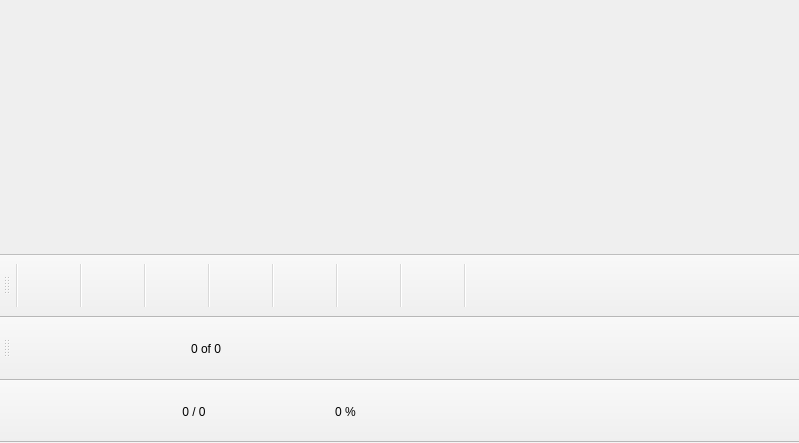
<?xml version="1.0" encoding="UTF-8"?>
<ui version="4.0">
 <class>MainWindow</class>
 <widget class="QMainWindow" name="MainWindow">
  <property name="geometry">
   <rect>
    <x>0</x>
    <y>0</y>
    <width>799</width>
    <height>443</height>
   </rect>
  </property>
  <property name="focusPolicy">
   <enum>Qt::ClickFocus</enum>
  </property>
  <property name="windowTitle">
   <string>FreOffice</string>
  </property>
  <widget class="QWidget" name="centralwidget"/>
  <widget class="QToolBar" name="viewToolBar">
   <property name="acceptDrops">
    <bool>true</bool>
   </property>
   <property name="windowTitle">
    <string>toolBar</string>
   </property>
   <property name="movable">
    <bool>false</bool>
   </property>
   <property name="iconSize">
    <size>
     <width>48</width>
     <height>48</height>
    </size>
   </property>
   <property name="toolButtonStyle">
    <enum>Qt::ToolButtonIconOnly</enum>
   </property>
   <property name="floatable">
    <bool>false</bool>
   </property>
   <attribute name="toolBarArea">
    <enum>BottomToolBarArea</enum>
   </attribute>
   <attribute name="toolBarBreak">
    <bool>false</bool>
   </attribute>
   <addaction name="actionEdit"/>
   <addaction name="actionSearch"/>
   <addaction name="actionPrevPage"/>
   <addaction name="actionPageNumber"/>
   <addaction name="actionNextPage"/>
   <addaction name="actionZoomOut"/>
   <addaction name="actionZoomLevel"/>
   <addaction name="actionZoomIn"/>
   <addaction name="actionSlidingMotion"/>
   <addaction name="actionFullScreen"/>
  </widget>
  <widget class="QToolBar" name="SearchToolBar">
   <property name="focusPolicy">
    <enum>Qt::ClickFocus</enum>
   </property>
   <property name="windowTitle">
    <string>toolBar</string>
   </property>
   <property name="movable">
    <bool>true</bool>
   </property>
   <property name="iconSize">
    <size>
     <width>48</width>
     <height>48</height>
    </size>
   </property>
   <property name="floatable">
    <bool>false</bool>
   </property>
   <attribute name="toolBarArea">
    <enum>BottomToolBarArea</enum>
   </attribute>
   <attribute name="toolBarBreak">
    <bool>true</bool>
   </attribute>
   <addaction name="actionSearch"/>
   <addaction name="actionSearchOption"/>
   <addaction name="actionPrevWord"/>
   <addaction name="actionSearchResult"/>
   <addaction name="actionNextWord"/>
   <addaction name="actionFullScreen"/>
  </widget>
  <widget class="QToolBar" name="EditToolBar">
   <property name="focusPolicy">
    <enum>Qt::ClickFocus</enum>
   </property>
   <property name="windowTitle">
    <string>toolBar</string>
   </property>
   <property name="movable">
    <bool>true</bool>
   </property>
   <property name="iconSize">
    <size>
     <width>48</width>
     <height>48</height>
    </size>
   </property>
   <property name="floatable">
    <bool>false</bool>
   </property>
   <attribute name="toolBarArea">
    <enum>BottomToolBarArea</enum>
   </attribute>
   <attribute name="toolBarBreak">
    <bool>true</bool>
   </attribute>
   <addaction name="separator"/>
   <addaction name="actionEdit"/>
   <addaction name="separator"/>
   <addaction name="actionCut"/>
   <addaction name="separator"/>
   <addaction name="actionCopy"/>
   <addaction name="separator"/>
   <addaction name="actionPaste"/>
   <addaction name="separator"/>
   <addaction name="actionUndo"/>
   <addaction name="separator"/>
   <addaction name="actionRedo"/>
   <addaction name="separator"/>
   <addaction name="actionStyle"/>
   <addaction name="separator"/>
   <addaction name="actionFormat"/>
   <addaction name="actionMathOp"/>
   </widget>
  <action name="actionSearch">
   <property name="checkable">
    <bool>true</bool>
   </property>
   <property name="enabled">
    <bool>true</bool>
   </property>
   <property name="icon">
    <iconset resource="FreOffice.qrc">
     <normaloff>:/images/48x48/Edittoolbaricons/Search.png</normaloff>:/images/48x48/Edittoolbaricons/Search.png</iconset>
   </property>
   <property name="text">
    <string/>
   </property>
  </action>
  <action name="actionPrevPage">
   <property name="icon">
    <iconset resource="FreOffice.qrc">
     <normaloff>:/images/48x48/Edittoolbaricons/Previous.png</normaloff>:/images/48x48/Edittoolbaricons/Previous.png</iconset>
   </property>
   <property name="text">
    <string/>
   </property>
   <property name="autoRepeat">
    <bool>true</bool>
   </property>
   <property name="priority">
    <enum>QAction::HighPriority</enum>
   </property>
  </action>
  <action name="actionNextPage">
   <property name="icon">
    <iconset resource="FreOffice.qrc">
     <normaloff>:/images/48x48/Edittoolbaricons/Next.png</normaloff>:/images/48x48/Edittoolbaricons/Next.png</iconset>
   </property>
   <property name="text">
    <string/>
   </property>
  </action>
  <action name="actionZoomIn">
   <property name="icon">
    <iconset resource="FreOffice.qrc">
     <normaloff>:/images/48x48/Edittoolbaricons/ZoomIn.png</normaloff>:/images/48x48/Edittoolbaricons/ZoomIn.png</iconset>
   </property>
   <property name="text">
    <string/>
   </property>
  </action>
  <action name="actionZoomOut">
   <property name="icon">
    <iconset resource="FreOffice.qrc">
     <normaloff>:/images/48x48/Edittoolbaricons/ZoomOut.png</normaloff>:/images/48x48/Edittoolbaricons/ZoomOut.png</iconset>
   </property>
   <property name="text">
    <string/>
   </property>
  </action>
  <action name="actionFullScreen">
   <property name="icon">
    <iconset>
     <normaloff>../../../../../../../../../../usr/share/icons/hicolor/48x48/hildon/general_fullsize.png</normaloff>../../../../../../../../../../usr/share/icons/hicolor/48x48/hildon/general_fullsize.png</iconset>
   </property>
  </action>
  <action name="actionPageNumber">
   <property name="text">
    <string>0 / 0</string>
   </property>
   <property name="font">
    <font/>
   </property>
  </action>
  <action name="actionZoomLevel">
   <property name="text">
    <string>0 %</string>
   </property>
   <property name="font">
    <font/>
   </property>
  </action>
  <action name="actionSearchResult">
   <property name="text">
    <string>0 of 0</string>
   </property>
   <property name="font">
    <font/>
   </property>
  </action>
  <action name="actionZoom">
   <property name="checkable">
    <bool>true</bool>
   </property>
   <property name="icon">
    <iconset>
     <normaloff>../../../../../../../../../../usr/share/icons/hicolor/26x26/hildon/qgn_toolb_gene_zoomin.png</normaloff>../../../../../../../../../../usr/share/icons/hicolor/26x26/hildon/qgn_toolb_gene_zoomin.png</iconset>
   </property>
  </action>
  <action name="actionOpen">
   <property name="icon">
    <iconset>
     <normaloff>../../../../../../../../../../usr/share/icons/hicolor/48x48/hildon/general_toolbar_folder.png</normaloff>../../../../../../../../../../usr/share/icons/hicolor/48x48/hildon/general_toolbar_folder.png</iconset>
   </property>
   <property name="text">
    <string>Open</string>
   </property>
   <property name="iconVisibleInMenu">
    <bool>false</bool>
   </property>
  </action>
  <action name="actionNew">
   <property name="icon">
    <iconset>
     <normaloff>../../../../../../../../../../usr/share/icons/hicolor/48x48/hildon/general_toolbar_folder.png</normaloff>../../../../../../../../../../usr/share/icons/hicolor/48x48/hildon/general_toolbar_folder.png</iconset>
   </property>
   <property name="text">
    <string>New</string>
   </property>
   <property name="iconVisibleInMenu">
    <bool>false</bool>
   </property>
  </action>
  <action name="actionSaveAs">
   <property name="icon">
    <iconset>
     <normaloff>../../../../../../../../../../usr/share/icons/hicolor/48x48/hildon/general_toolbar_folder.png</normaloff>../../../../../../../../../../usr/share/icons/hicolor/48x48/hildon/general_toolbar_folder.png</iconset>
   </property>
   <property name="text">
    <string>SaveAs</string>
   </property>
   <property name="iconVisibleInMenu">
    <bool>false</bool>
   </property>
  </action>
  <action name="actionExit">
   <property name="icon">
    <iconset>
     <normaloff>../../../../../../../../../../usr/share/icons/hicolor/48x48/hildon/general_toolbar_folder.png</normaloff>../../../../../../../../../../usr/share/icons/hicolor/48x48/hildon/general_toolbar_folder.png</iconset>
   </property>
   <property name="text">
    <string>Exit</string>
   </property>
   <property name="iconVisibleInMenu">
    <bool>false</bool>
   </property>
  </action>
  <action name="actionHelp">
   <property name="icon">
    <iconset>
     <normaloff>../../../../../../../../../../usr/share/icons/hicolor/48x48/hildon/general_toolbar_folder.png</normaloff>../../../../../../../../../../usr/share/icons/hicolor/48x48/hildon/general_toolbar_folder.png</iconset>
   </property>
   <property name="text">
    <string>Help</string>
   </property>
   <property name="iconVisibleInMenu">
    <bool>false</bool>
   </property>
  </action>
  <action name="actionSave">
   <property name="icon">
    <iconset>
     <normaloff>../../../../../../../../../../usr/share/icons/hicolor/48x48/hildon/general_toolbar_folder.png</normaloff>../../../../../../../../../../usr/share/icons/hicolor/48x48/hildon/general_toolbar_folder.png</iconset>
   </property>
   <property name="text">
    <string>Save</string>
   </property>
   <property name="iconVisibleInMenu">
    <bool>false</bool>
   </property>
  </action>
  <action name="actionAbout">
   <property name="icon">
    <iconset>
     <normaloff>../../../../../../../../../../usr/share/icons/hicolor/48x48/hildon/general_toolbar_folder.png</normaloff>../../../../../../../../../../usr/share/icons/hicolor/48x48/hildon/general_toolbar_folder.png</iconset>
   </property>
   <property name="text">
    <string>About</string>
   </property>
   <property name="iconVisibleInMenu">
    <bool>false</bool>
   </property>
  </action>
  <action name="actionClose">
   <property name="icon">
    <iconset>
     <normaloff>../../../../../../../../../../usr/share/icons/hicolor/48x48/hildon/general_toolbar_folder.png</normaloff>../../../../../../../../../../usr/share/icons/hicolor/48x48/hildon/general_toolbar_folder.png</iconset>
   </property>
   <property name="text">
    <string>Close</string>
   </property>
   <property name="iconVisibleInMenu">
    <bool>false</bool>
   </property>
  </action>
  <action name="actionPrevWord">
   <property name="icon">
    <iconset>
     <normaloff>../../../../../../../../../../usr/share/icons/hicolor/48x48/hildon/general_back.png</normaloff>../../../../../../../../../../usr/share/icons/hicolor/48x48/hildon/general_back.png</iconset>
   </property>
   <property name="text">
    <string/>
   </property>
   <property name="iconText">
    <string/>
   </property>
  </action>
  <action name="actionNextWord">
   <property name="icon">
    <iconset>
     <normaloff>../../../../../../../../../../usr/share/icons/hicolor/48x48/hildon/general_forward.png</normaloff>../../../../../../../../../../usr/share/icons/hicolor/48x48/hildon/general_forward.png</iconset>
   </property>
   <property name="text">
    <string/>
   </property>
  </action>
  <action name="actionSearchOption">
   <property name="checkable">
    <bool>false</bool>
   </property>
   <property name="enabled">
    <bool>false</bool>
   </property>
   <property name="text">
    <string/>
   </property>
   <property name="iconText">
    <string/>
   </property>
   <property name="visible">
    <bool>false</bool>
   </property>
  </action>
  <action name="actionEdit">
   <property name="checkable">
    <bool>true</bool>
   </property>
   <property name="enabled">
    <bool>true</bool>
   </property>
   <property name="icon">
    <iconset resource="FreOffice.qrc">
     <normaloff>:/images/48x48/Edittoolbaricons/EditMode.png</normaloff>:/images/48x48/Edittoolbaricons/EditMode.png</iconset>
   </property>
   <property name="text">
    <string/>
   </property>
  </action>
  <action name="actionFormat">
   <property name="enabled">
    <bool>true</bool>
   </property>
   <property name="icon">
    <iconset resource="FreOffice.qrc">
     <normaloff>:/images/48x48/Edittoolbaricons/Format.png</normaloff>:/images/48x48/Edittoolbaricons/Format.png</iconset>
   </property>
   <property name="text">
    <string/>
   </property>
   <property name="visible">
    <bool>true</bool>
   </property>
  </action>
  <action name="actionStyle">
   <property name="icon">
    <iconset resource="FreOffice.qrc">
     <normaloff>:/images/48x48/Edittoolbaricons/FontStyle.png</normaloff>:/images/48x48/Edittoolbaricons/FontStyle.png</iconset>
   </property>
   <property name="text">
    <string/>
   </property>
  </action>
  <action name="actionCopy">
   <property name="icon">
    <iconset resource="FreOffice.qrc">
     <normaloff>:/images/48x48/Edittoolbaricons/Copy.png</normaloff>:/images/48x48/Edittoolbaricons/Copy.png</iconset>
   </property>
   <property name="text">
    <string/>
   </property>
  </action>
  <action name="actionPaste">
   <property name="icon">
    <iconset resource="FreOffice.qrc">
     <normaloff>:/images/48x48/Edittoolbaricons/Paste.png</normaloff>:/images/48x48/Edittoolbaricons/Paste.png</iconset>
   </property>
   <property name="text">
    <string/>
   </property>
  </action>
  <action name="actionCut">
   <property name="icon">
    <iconset resource="FreOffice.qrc">
     <normaloff>:/images/48x48/Edittoolbaricons/Cut.png</normaloff>:/images/48x48/Edittoolbaricons/Cut.png</iconset>
   </property>
   <property name="text">
    <string/>
   </property>
  </action>
  <action name="actionUndo">
   <property name="icon">
    <iconset resource="FreOffice.qrc">
     <normaloff>:/images/48x48/Edittoolbaricons/Undo.png</normaloff>:/images/48x48/Edittoolbaricons/Undo.png</iconset>
   </property>
   <property name="text">
    <string/>
   </property>
  </action>
  <action name="actionRedo">
   <property name="icon">
    <iconset resource="FreOffice.qrc">
     <normaloff>:/images/48x48/Edittoolbaricons/Redo.png</normaloff>:/images/48x48/Edittoolbaricons/Redo.png</iconset>
   </property>
   <property name="text">
    <string/>
   </property>
  </action>
  <action name="actionCollaborate">
   <property name="icon">
    <iconset resource="FreOffice.qrc">
     <normaloff>:/images/48x48/Edittoolbaricons/Collaborate.png</normaloff>:/images/48x48/Edittoolbaricons/Collaborate.png</iconset>
   </property>
   <property name="text">
    <string>Collaborate</string>
   </property>
  </action>
  <action name="actionSlidingMotion">
   <property name="icon">
    <iconset resource="FreOffice.qrc">
     <normaloff>:/images/48x48/Edittoolbaricons/SlidingMotion.png</normaloff>:/images/48x48/Edittoolbaricons/SlidingMotion.png</iconset>
   </property>
   <property name="text">
    <string/>
   </property>
  </action>
  <action name="actionMathOp">
   <property name="icon">
    <iconset resource="FreOffice.qrc">
     <normaloff>:/images/48x48/Edittoolbaricons/Math.png</normaloff>:/images/48x48/Edittoolbaricons/Math.png</iconset>
   </property>
   <property name="text">
    <string/>
   </property>
  </action>
  <action name="actionPresentation">
   <property name="text">
    <string>Presentation</string>
   </property>
  </action>
 </widget>
 <resources>
  <include location="FreOffice.qrc"/>
 </resources>
 <connections/>
</ui>
